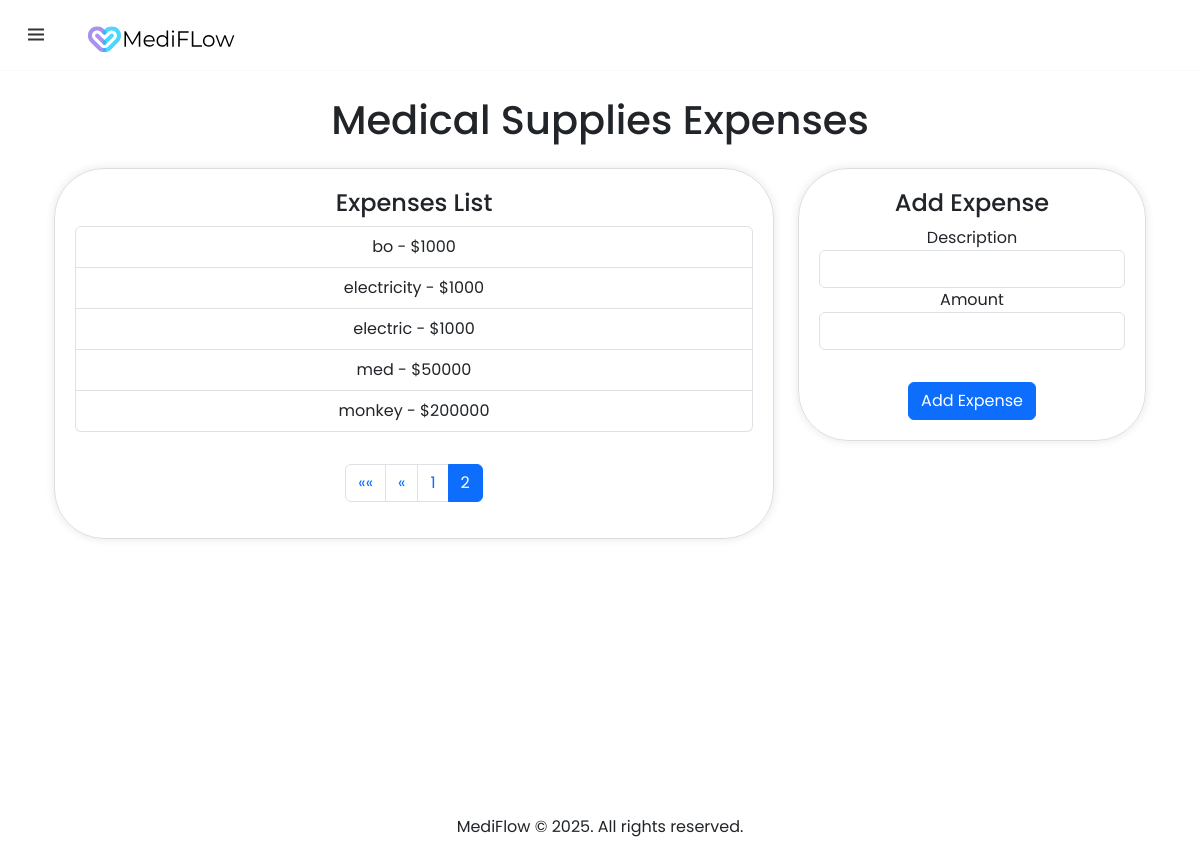
Page /expenses/medical_supp?page=2 (signed in) on the earlier database version.
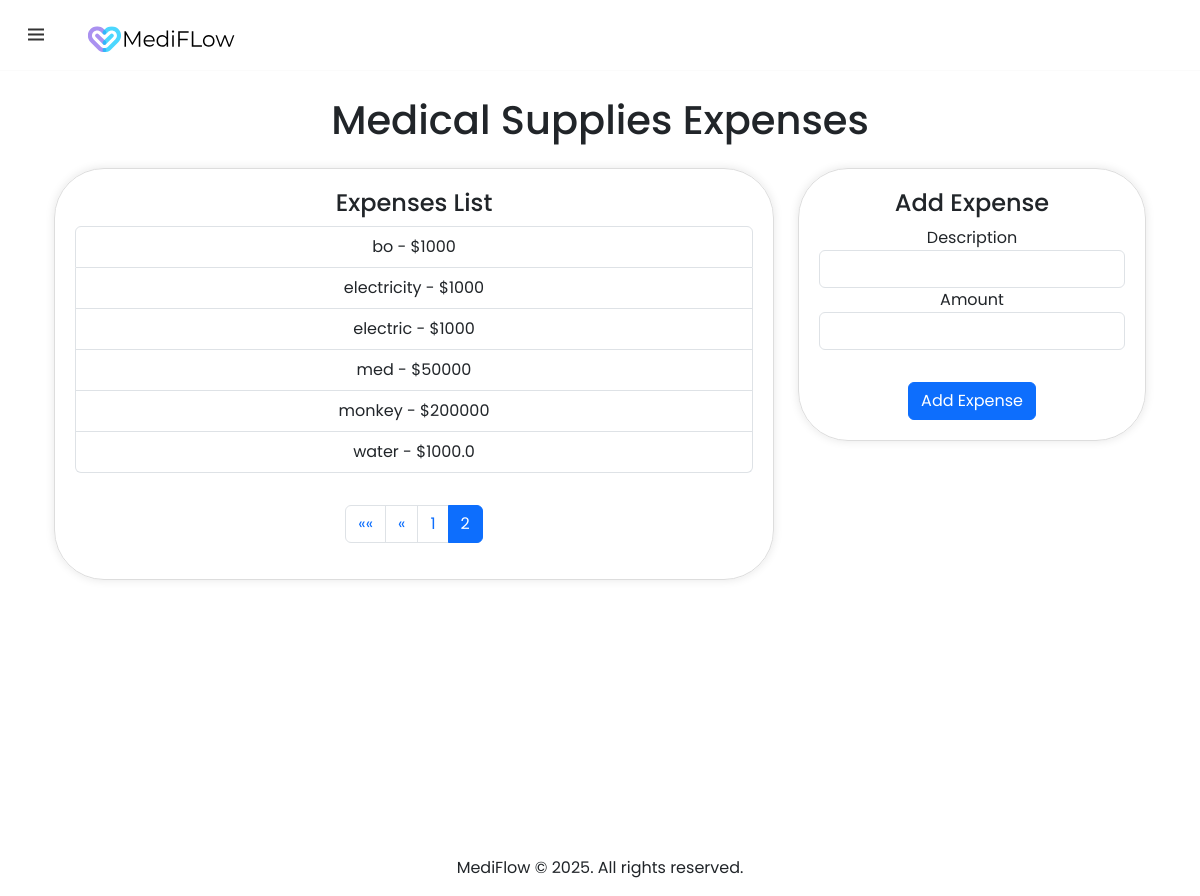
Same page on the later database version.
### tables this page shows
CREATE TABLE medical_supplies(
    med_id INTEGER PRIMARY KEY AUTOINCREMENT,
    admin_id INTEGER NOT NULL,
    amount TEXT,
    description TEXT, date DATE,
    FOREIGN KEY (admin_id) REFERENCES admins(id)
);

### app.py (the view, shortened to what this page needs)
@app.route("/expenses/medical_supp", methods=["GET", "POST"])
@login_required
def medical_supplies():
    user_type = session.get("user_type")
    if user_type != "admin":
        return render_template("404.html"), 404
    if request.method == "GET":
        db = get_db()
        admin_id = session.get("user_id")
        medical_supps = db.execute("SELECT amount, description FROM medical_supplies WHERE admin_id = ?", (admin_id,)).fetchall()
        total_medical_supps = len(medical_supps)
        page = request.args.get('page', 1, type=int)
        per_page = 10  # Number of patients per page
        offset = (page - 1) * per_page
        medical_supps = medical_supps[offset:offset + per_page]
        total_pages = (total_medical_supps + per_page - 1) // per_page
        return render_template("medical_supp.html", medical_supps=medical_supps , page = page, total_pages = total_pages)

### app.py (called while the page is built)
def get_db():
    db = getattr(g, '_database', None)
    if db is None:
        db = g._database = sqlite3.connect(DATABASE)
    return db.cursor()

@app.teardown_appcontext
def close_connection(exception):
    db = getattr(g, '_database', None)
    if db is not None:
        db.close()

@app.after_request
def after_request(response):
    response.headers["Cache-Control"] = "no-cache, no-store, must-revalidate"
    response.headers["Expires"] = 0
    response.headers["Pragma"] = "no-cache"
    return response

### helpers.py (called while the page is built)
def login_required(f):
    @wraps(f)
    def decorated_function(*args, **kwargs):
        if session.get("user_id") is None:
            return redirect("/login")
        return f(*args, **kwargs)
    return decorated_function

### templates/medical_supp.html (shortened to what this page needs)
{% extends "layout.html" %}
{% block main %}
<head>
  <link href="https://cdn.jsdelivr.net/npm/bootstrap@5.3.3/dist/css/bootstrap.min.css" rel="stylesheet">
</head>
<div class="container my-5">
  <h1 class="text-center mb-4">Medical Supplies Expenses</h1>
  <div class="row">
    <div class="col-md-8">
      <div class="expense-card">
        <h4>Expenses List</h4>
        <ul id="expensesList" class="list-group">
          {% for medical_supp in medical_supps %}
          <li class="list-group-item">{{ medical_supp[1] }} - ${{ medical_supp[0] }}</li>
          {% endfor %}
        </ul>
        <div style=" margin-top:2rem; display:flex;align-content: stretch;flex-direction: row;justify-content: center;">
          <ul class="pagination">
              {% if page > 1 %}
              <li class="page-item">
                  <a class="page-link" href="?page=1" aria-label="First">
                      <span aria-hidden="true">««</span>
                  </a>
              </li>
              <li class="page-item">
                  <a class="page-link" href="?page={{ page - 1 }}" aria-label="Previous">
                      <span aria-hidden="true">«</span>
                  </a>
              </li>
              {% endif %}
              {% for num in range(1, total_pages + 1) %}
              <li class="page-item {% if num == page %}active{% endif %}">
                  <a class="page-link" href="?page={{ num }}">{{ num }}</a>
              </li>
              {% endfor %}
          </ul>
        </div>
      </div>
    </div>
    <div class="col-md-4">
      <div class="expense-card">
        <h4>Add Expense</h4>
        <form id="expenseForm" action="/expenses/medical_supp" method="POST">
          <div class="form-group">
            <label for="expenseDescription">Description</label>
            <input type="text" class="form-control" id="expenseDescription" name="description" autocomplete="off" required>
          </div>
          <div class="form-group">
            <label for="expenseAmount">Amount</label>
            <input type="number" class="form-control" id="expenseAmount" name="amount" required>
          </div>
          <button type="submit" style="margin-top:2rem;" class="btn btn-primary">Add Expense</button>
        </form>
      </div>
    </div>
  </div>
</div>
{% endblock %}

Differences in the rows shown:
added medical_supplies: description "water", amount "1000.0"
